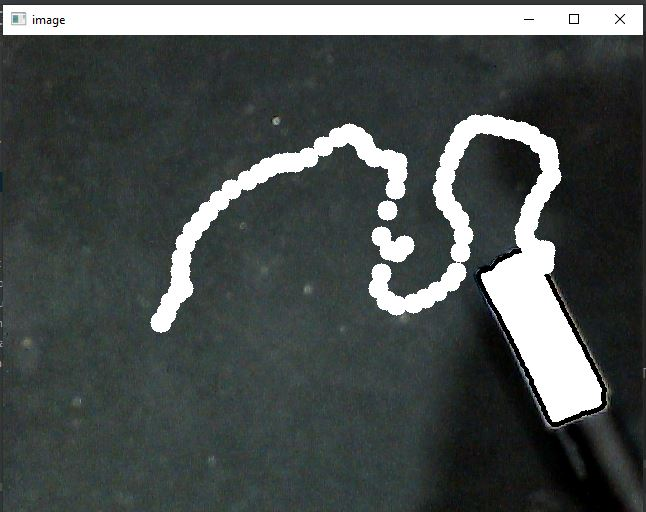
#> input picture assets/whiteBrush.JPG, 646 x 512 px, given in place of the camera
$ python 'Virtual Paint.py'
#> lines starting #> are read from the running program, lines starting #| are printed output that depends on the picture; after the words box and inside, x2 and y2 are one past the last pixel; in counts of white or black regions, pixels touching at a corner belong together
#> further down, img is the input picture: shape (512, 646, 3); mean B, G, R 79.5, 80.6, 74.9
import cv2
import numpy as np
frameWidth =640
frameHeight =400
cap=cv2.VideoCapture(0,cv2.CAP_DSHOW)
cap.set(3,frameWidth)
cap.set(4,frameHeight)
cap.set(10,130)  #mode,brightness
# list of values of colors (violet,black ,green)
# [h_min,s_min,v_min,h_max,s_max,v_max]
myColors=[[0,0,231,180,18,255]]
myPoints=[] #x,y

def getContours(img):
    # cv2.RETR_EXTERNAL get the extrme cornes(mode)
    contours, heirarchy = cv2.findContours(img, cv2.RETR_EXTERNAL, cv2.CHAIN_APPROX_NONE)
    x, y, w, h = 0, 0, 0, 0
    for cnt in contours:
        area = cv2.contourArea(cnt)
        # -1 : all the index
        print(area)
        # cancellation of NOise

        if area > 500:
            cv2.drawContours(imgResult, cnt, -1, (0, 0, 0), 3)
            # calculate curve length  (helps in detection of cornors of out image)/perimeter
            peri = cv2.arcLength(cnt, True)
            approx = cv2.approxPolyDP(cnt, 0.02 * peri, True)  # (contour,random resolution ,shape is  closed or not)
            x, y, w, h = cv2.boundingRect(approx)  # bounding block dimensions over shape (whose coordinates are approx)
    return  x+w//2,y

def findColor(img,myColors):
    imgHSV=cv2.cvtColor(img,cv2.COLOR_BGR2HSV)
#> imgHSV: shape (512, 646, 3); mean H, S, V 74.4, 34.5, 81.4

    newPoint=[]
    for color in myColors:
        lower = np.array(color[0:3])
        upper = np.array(color[3:6])
        mask = cv2.inRange(imgHSV, lower, upper)
        x,y =getContours(mask)
        cv2.circle(imgResult,(x,y),10,(255,255,255),cv2.FILLED)
        #cv2.imshow(str(i),mask)
        if x!=0 and y!=0:
            newPoint.append([x,y])
#> this loop made 1 pass
#> (x, y) on pass 1: (323, 5)
#> pass 1, in findColor, `mask = cv2.inRange(imgHSV, lower, upper)`:
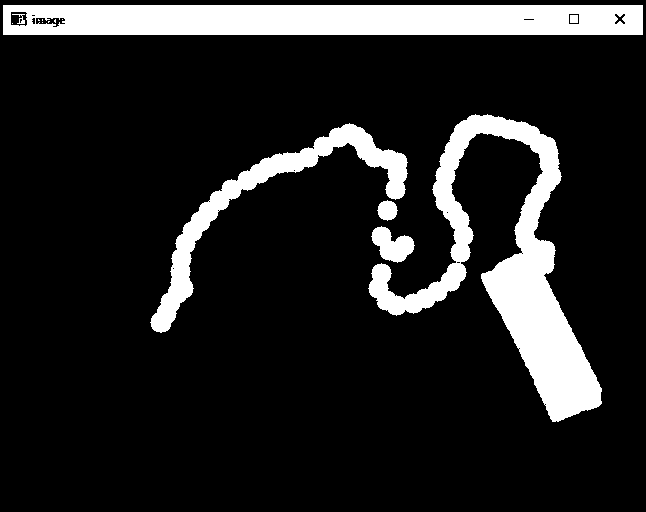
#> mask: shape (512, 646); 14% white; 14 white regions (7 under 20 px), largest, box (x1, y1, x2, y2) and area: (368, 114, 602, 422) 19027, (3, 5, 643, 35) 18659, (150, 123, 408, 333) 7285
#> after the loop:
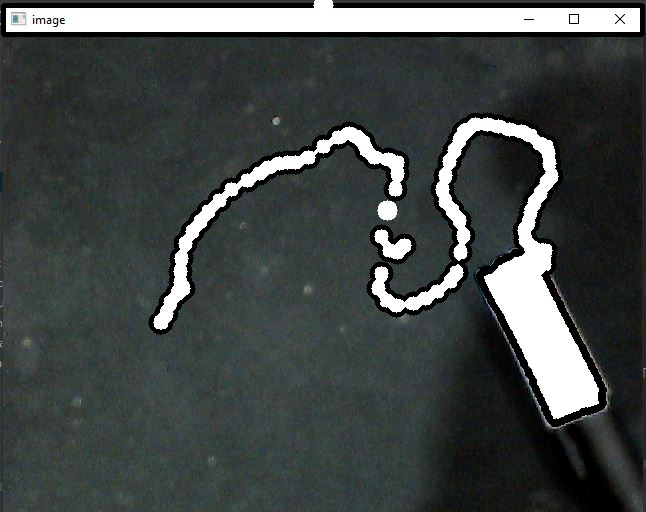
#> imgResult: shape (512, 646, 3); 5.43% of pixels changed, all inside (x1, y1, x2, y2) = (1, 0, 645, 424)
#> after the loop, newPoint = [[323, 5]]
    return newPoint

def drawOnCanvas(myPoints):
    for point in myPoints:
        cv2.circle(imgResult,(point[0],point[1]),10,(255,255,255),cv2.FILLED)

while True:
    sucess,img =cap.read()

    imgResult=img.copy()

    newPoints=findColor(img,myColors)
#> newPoints = [[323, 5]]
    if len(newPoints)!=0:
        for newP in newPoints:
            myPoints.append(newP)
#> this loop made 1 pass
#> after the loop, myPoints = [[323, 5]]
    if len(myPoints)!=0:
        drawOnCanvas(myPoints)
#> the loop in drawOnCanvas, `for point in myPoints:` made 1 pass
    cv2.imshow("image", imgResult)
    if cv2.waitKey(1)& 0xFF==ord('q'):
#> (key q is pressed here)
        break
cv2.destroyAllWindows()
